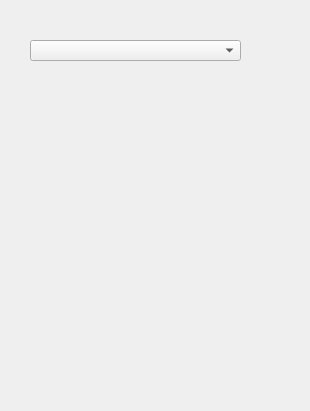
<?xml version="1.0" encoding="UTF-8"?>
<ui version="4.0">
 <class>test</class>
 <widget class="QWidget" name="test">
  <property name="geometry">
   <rect>
    <x>0</x>
    <y>0</y>
    <width>310</width>
    <height>411</height>
   </rect>
  </property>
  <property name="windowTitle">
   <string>Form</string>
  </property>
  <widget class="QComboBox" name="testComboBox">
   <property name="geometry">
    <rect>
     <x>30</x>
     <y>40</y>
     <width>211</width>
     <height>21</height>
    </rect>
   </property>
  </widget>
 </widget>
 <resources/>
 <connections/>
</ui>
